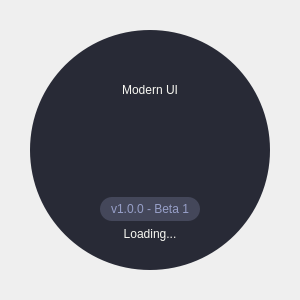
<?xml version="1.0" encoding="UTF-8"?>
<ui version="4.0">
 <class>SplashScreen</class>
 <widget class="QMainWindow" name="SplashScreen">
  <property name="geometry">
   <rect>
    <x>0</x>
    <y>0</y>
    <width>300</width>
    <height>300</height>
   </rect>
  </property>
  <property name="minimumSize">
   <size>
    <width>300</width>
    <height>300</height>
   </size>
  </property>
  <property name="maximumSize">
   <size>
    <width>300</width>
    <height>300</height>
   </size>
  </property>
  <property name="windowTitle">
   <string>Loading...</string>
  </property>
  <widget class="QWidget" name="centralwidget">
   <layout class="QHBoxLayout" name="horizontalLayout">
    <property name="spacing">
     <number>0</number>
    </property>
    <property name="leftMargin">
     <number>10</number>
    </property>
    <property name="topMargin">
     <number>10</number>
    </property>
    <property name="rightMargin">
     <number>10</number>
    </property>
    <property name="bottomMargin">
     <number>10</number>
    </property>
    <item>
     <widget class="QFrame" name="container">
      <property name="frameShape">
       <enum>QFrame::Shape::NoFrame</enum>
      </property>
      <property name="frameShadow">
       <enum>QFrame::Shadow::Raised</enum>
      </property>
      <layout class="QHBoxLayout" name="horizontalLayout_2">
       <property name="spacing">
        <number>0</number>
       </property>
       <property name="leftMargin">
        <number>20</number>
       </property>
       <property name="topMargin">
        <number>20</number>
       </property>
       <property name="rightMargin">
        <number>20</number>
       </property>
       <property name="bottomMargin">
        <number>20</number>
       </property>
       <item>
        <widget class="QFrame" name="circle_bg">
         <property name="styleSheet">
          <string notr="true"> QFrame {
	background-color: #282a36;
	color: #f8f8f2;
	border-radius: 120px;
	font: 9pt &quot;Segoe UI&quot;;
}</string>
         </property>
         <property name="frameShape">
          <enum>QFrame::Shape::NoFrame</enum>
         </property>
         <property name="frameShadow">
          <enum>QFrame::Shadow::Raised</enum>
         </property>
         <layout class="QHBoxLayout" name="horizontalLayout_3">
          <property name="spacing">
           <number>0</number>
          </property>
          <property name="leftMargin">
           <number>0</number>
          </property>
          <property name="topMargin">
           <number>0</number>
          </property>
          <property name="rightMargin">
           <number>0</number>
          </property>
          <property name="bottomMargin">
           <number>0</number>
          </property>
          <item>
           <widget class="QFrame" name="texts">
            <property name="maximumSize">
             <size>
              <width>16777215</width>
              <height>200</height>
             </size>
            </property>
            <property name="styleSheet">
             <string notr="true">background:none;</string>
            </property>
            <property name="frameShape">
             <enum>QFrame::Shape::StyledPanel</enum>
            </property>
            <property name="frameShadow">
             <enum>QFrame::Shadow::Raised</enum>
            </property>
            <layout class="QVBoxLayout" name="verticalLayout">
             <property name="topMargin">
              <number>25</number>
             </property>
             <item>
              <layout class="QGridLayout" name="gridLayout">
               <item row="1" column="0">
                <widget class="QFrame" name="empty">
                 <property name="minimumSize">
                  <size>
                   <width>0</width>
                   <height>90</height>
                  </size>
                 </property>
                 <property name="frameShape">
                  <enum>QFrame::Shape::StyledPanel</enum>
                 </property>
                 <property name="frameShadow">
                  <enum>QFrame::Shadow::Raised</enum>
                 </property>
                </widget>
               </item>
               <item row="3" column="0">
                <widget class="QLabel" name="loading">
                 <property name="text">
                  <string>Loading...</string>
                 </property>
                 <property name="alignment">
                  <set>Qt::AlignmentFlag::AlignCenter</set>
                 </property>
                </widget>
               </item>
               <item row="0" column="0">
                <widget class="QLabel" name="title">
                 <property name="minimumSize">
                  <size>
                   <width>0</width>
                   <height>30</height>
                  </size>
                 </property>
                 <property name="font">
                  <font>
                   <family>Segoe UI</family>
                   <pointsize>9</pointsize>
                   <italic>false</italic>
                   <bold>false</bold>
                  </font>
                 </property>
                 <property name="text">
                  <string>Modern UI</string>
                 </property>
                 <property name="alignment">
                  <set>Qt::AlignmentFlag::AlignCenter</set>
                 </property>
                </widget>
               </item>
               <item row="2" column="0">
                <widget class="QFrame" name="frame_2">
                 <property name="frameShape">
                  <enum>QFrame::Shape::StyledPanel</enum>
                 </property>
                 <property name="frameShadow">
                  <enum>QFrame::Shadow::Raised</enum>
                 </property>
                 <layout class="QHBoxLayout" name="horizontalLayout_4">
                  <property name="spacing">
                   <number>0</number>
                  </property>
                  <property name="leftMargin">
                   <number>0</number>
                  </property>
                  <property name="topMargin">
                   <number>0</number>
                  </property>
                  <property name="rightMargin">
                   <number>0</number>
                  </property>
                  <property name="bottomMargin">
                   <number>0</number>
                  </property>
                  <item>
                   <widget class="QLabel" name="version">
                    <property name="minimumSize">
                     <size>
                      <width>0</width>
                      <height>24</height>
                     </size>
                    </property>
                    <property name="maximumSize">
                     <size>
                      <width>100</width>
                      <height>24</height>
                     </size>
                    </property>
                    <property name="font">
                     <font>
                      <family>Segoe UI</family>
                      <pointsize>9</pointsize>
                      <italic>false</italic>
                      <bold>false</bold>
                     </font>
                    </property>
                    <property name="styleSheet">
                     <string notr="true">QLabel {
	color: rgb(151, 159,200);
	background-color: rgb(68, 71, 90);
	border-radius: 12px;
}</string>
                    </property>
                    <property name="text">
                     <string>v1.0.0 - Beta 1</string>
                    </property>
                    <property name="alignment">
                     <set>Qt::AlignmentFlag::AlignCenter</set>
                    </property>
                   </widget>
                  </item>
                 </layout>
                </widget>
               </item>
              </layout>
             </item>
            </layout>
           </widget>
          </item>
         </layout>
        </widget>
       </item>
      </layout>
     </widget>
    </item>
   </layout>
  </widget>
 </widget>
 <resources/>
 <connections/>
</ui>
